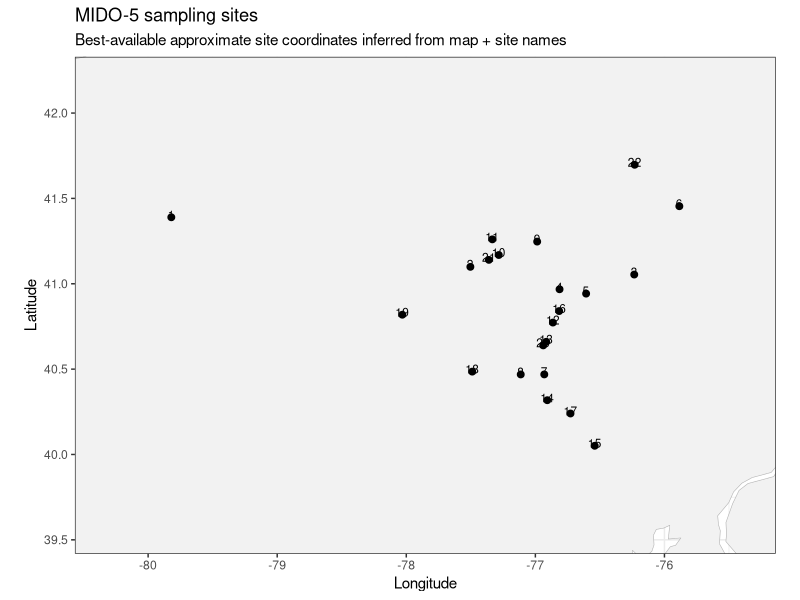
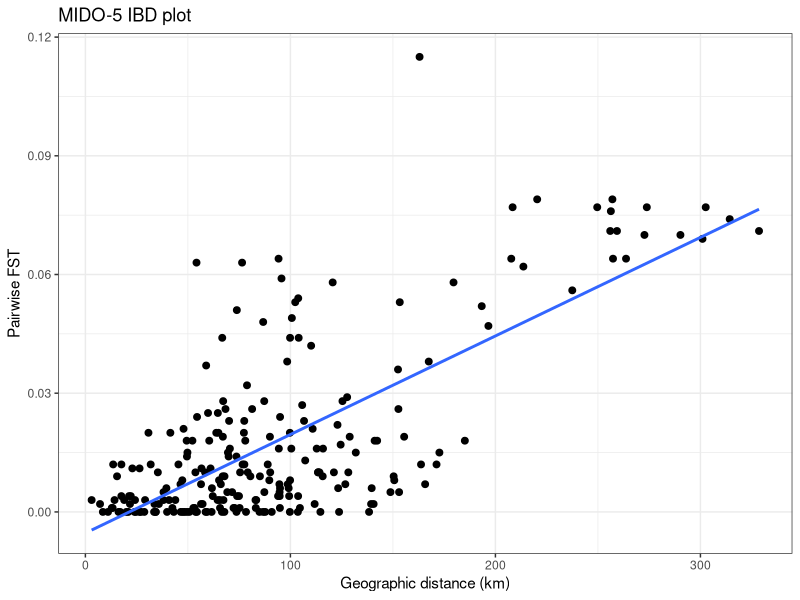

R code for these plots, in order: (Note: this script raises an error after producing the figures.)
# ============================================================
# MIDO-5 | Smallmouth Bass
# Micropterus dolomieu
# Schall et al. 2017, North American Journal of Fisheries Management
# DOI: 10.1080/02755947.2017.1327902
# ============================================================
# Workflow notes
# - pairwise FST values are transcribed directly from Table 3
# - three low-N sites were excluded by the paper and are not included here:
#   WBW (n = 3), WSC (n = 16), and KC (n = 17)
# - coordinates below are best-available approximate site coordinates
#   inferred from Figure 1, Table 2 site names, and named towns / creek mouths
# - these are approximate georeferences for Objective 2 use and should not be
#   treated as exact electrofishing coordinates
# - negative FST values are set to 0
# - plots are shown in RStudio and are not saved
# ============================================================

library(ggplot2)
library(dplyr)
library(geosphere)
library(maps)

study_code <- "MIDO-5"
base_dir <- "/Users/johnmccall/Library/CloudStorage/OneDrive-TheOhioStateUniversity/Spring_2026/Landgen_DGS/DGS-Patterns-of-Fish-Diversity/DGS-Patterns-of-Fish-Diversity/Objective 2/Data"
study_dir <- file.path(base_dir, study_code)
out_dir <- file.path(study_dir, "data")

if (!dir.exists(study_dir)) dir.create(study_dir, recursive = TRUE, showWarnings = FALSE)
if (!dir.exists(out_dir)) dir.create(out_dir, recursive = TRUE, showWarnings = FALSE)
setwd(study_dir)

# -----------------------------
# 1) site key
# order follows Table 2 / Table 3 in the paper
# -----------------------------
site_key <- data.frame(
  site = 1:22,
  abbrev = c(
    "ARF","BEC","BW","CHIL","DAN","FA","HAL","JRH","LOY","PCM","PCR",
    "PEC","SMA","SRH","SRM","SSN","SW","TC","UBE","WBM","WSM","WYA"
  ),
  site_name = c(
    "Allegheny River, Franklin",
    "Bald Eagle Creek, Castanea",
    "North Branch Susquehanna River, Berwick",
    "Chillisquaque Creek",
    "North Branch Susquehanna River, Danville",
    "North Branch Susquehanna River, Falls",
    "Susquehanna River, Halifax",
    "Juniata River, Howe Township",
    "Loyalsock Creek",
    "Pine Creek Mouth",
    "Pine Creek, Ramsey",
    "Penns Creek",
    "Susquehanna River, Mahantango",
    "Susquehanna River, Harrisburg",
    "Susquehanna River, Marietta",
    "Susquehanna River, Shady Nook",
    "Swatara Creek",
    "Tuscarora Creek",
    "Upper Bald Eagle Creek",
    "West Branch Mahantango Creek",
    "West Branch Susquehanna River, McElhattan",
    "Wyalusing Creek"
  ),
  basin = c(
    "Out of basin",
    "West Branch",
    "Middle",
    "West Branch",
    "Middle",
    "Middle",
    "Lower",
    "Juniata",
    "West Branch",
    "West Branch",
    "West Branch",
    "Lower",
    "Lower",
    "Lower",
    "Lower",
    "Lower",
    "Lower",
    "Juniata",
    "West Branch",
    "Lower",
    "West Branch",
    "Middle"
  ),
  stringsAsFactors = FALSE
)

# -----------------------------
# 2) approximate site coordinates
# best-available estimates from Figure 1 + named localities / creek mouths
# -----------------------------
site_lookup <- data.frame(
  site = site_key$site,
  abbrev = site_key$abbrev,
  site_name = site_key$site_name,
  lat = c(
    41.3895000,
    41.0990995,
    41.0540000,
    40.9677589,
    40.9422223,
    41.4542578,
    40.4690000,
    40.4687949,
    41.2470000,
    41.1684111,
    41.2601184,
    40.7727400,
    40.6600000,
    40.3178920,
    40.0508468,
    40.8400268,
    40.2400414,
    40.4853123,
    40.8186924,
    40.6389700,
    41.1400000,
    41.6970200
  ),
  lon = c(
    -79.8203300,
    -77.5035821,
    -76.2340000,
    -76.8127626,
    -76.6068199,
    -75.8846376,
    -76.9310000,
    -77.1133561,
    -76.9860000,
    -77.2835185,
    -77.3334812,
    -76.8642670,
    -76.9160000,
    -76.9077303,
    -76.5402070,
    -76.8157738,
    -76.7278286,
    -77.4889675,
    -78.0306650,
    -76.9391400,
    -77.3600000,
    -76.2307700
  ),
  stringsAsFactors = FALSE
)

MIDO_5_coords <- site_lookup %>%
  select(site, lat, lon)

# -----------------------------
# 3) pairwise FST matrix
# lower diagonal transcribed from Table 3
# then mirrored to upper triangle
# -----------------------------
fill_row <- function(mat, row, vals) {
  stopifnot(length(vals) == row - 1)
  mat[row, seq_along(vals)] <- vals
  mat
}

MIDO_5_fst <- matrix(0, nrow = 22, ncol = 22)

MIDO_5_fst <- fill_row(MIDO_5_fst,  2, c(0.047))
MIDO_5_fst <- fill_row(MIDO_5_fst,  3, c(0.077, 0.023))
MIDO_5_fst <- fill_row(MIDO_5_fst,  4, c(0.076, 0.025, 0.000))
MIDO_5_fst <- fill_row(MIDO_5_fst,  5, c(0.077, 0.020, 0.002, 0.004))
MIDO_5_fst <- fill_row(MIDO_5_fst,  6, c(0.071, 0.018, 0.001, 0.005, 0.001))
MIDO_5_fst <- fill_row(MIDO_5_fst,  7, c(0.064, 0.009, 0.000, 0.002, 0.000, 0.002))
MIDO_5_fst <- fill_row(MIDO_5_fst,  8, c(0.077, 0.023, 0.007, 0.011, 0.009, 0.008, 0.009))
MIDO_5_fst <- fill_row(MIDO_5_fst,  9, c(0.056, 0.007, 0.000, 0.000, 0.000, 0.001, 0.000, 0.005))
MIDO_5_fst <- fill_row(MIDO_5_fst, 10, c(0.062, 0.000, 0.012, 0.012, 0.004, 0.010, 0.003, 0.010, 0.000))
MIDO_5_fst <- fill_row(MIDO_5_fst, 11, c(0.077, 0.011, 0.024, 0.024, 0.016, 0.022, 0.016, 0.019, 0.003, 0.000))
MIDO_5_fst <- fill_row(MIDO_5_fst, 12, c(0.064, 0.020, 0.000, 0.004, 0.000, 0.002, 0.000, 0.000, 0.000, 0.007, 0.019))
MIDO_5_fst <- fill_row(MIDO_5_fst, 13, c(0.079, 0.015, 0.001, 0.010, 0.003, 0.000, 0.004, 0.000, 0.003, 0.003, 0.010, 0.001))
MIDO_5_fst <- fill_row(MIDO_5_fst, 14, c(0.070, 0.016, 0.000, 0.001, 0.004, 0.005, 0.000, 0.003, 0.000, 0.008, 0.021, 0.000, 0.003))
MIDO_5_fst <- fill_row(MIDO_5_fst, 15, c(0.074, 0.018, 0.000, 0.001, 0.004, 0.007, 0.002, 0.003, 0.000, 0.002, 0.009, 0.000, 0.004, 0.000))
MIDO_5_fst <- fill_row(MIDO_5_fst, 16, c(0.071, 0.025, 0.000, 0.003, 0.000, 0.004, 0.001, 0.000, 0.000, 0.010, 0.020, 0.000, 0.002, 0.000, 0.000))
MIDO_5_fst <- fill_row(MIDO_5_fst, 17, c(0.070, 0.016, 0.020, 0.026, 0.032, 0.026, 0.020, 0.020, 0.010, 0.010, 0.017, 0.018, 0.018, 0.012, 0.011, 0.028))
MIDO_5_fst <- fill_row(MIDO_5_fst, 18, c(0.079, 0.026, 0.006, 0.000, 0.010, 0.015, 0.008, 0.012, 0.004, 0.018, 0.028, 0.006, 0.018, 0.001, 0.004, 0.005, 0.023))
MIDO_5_fst <- fill_row(MIDO_5_fst, 19, c(0.115, 0.063, 0.053, 0.054, 0.058, 0.052, 0.049, 0.048, 0.044, 0.051, 0.063, 0.038, 0.059, 0.042, 0.036, 0.053, 0.029, 0.037))
MIDO_5_fst <- fill_row(MIDO_5_fst, 20, c(0.071, 0.014, 0.001, 0.005, 0.003, 0.007, 0.003, 0.000, 0.000, 0.001, 0.012, 0.000, 0.003, 0.002, 0.000, 0.000, 0.021, 0.014, 0.064))
MIDO_5_fst <- fill_row(MIDO_5_fst, 21, c(0.064, 0.001, 0.006, 0.015, 0.009, 0.010, 0.003, 0.012, 0.000, 0.002, 0.012, 0.010, 0.008, 0.006, 0.006, 0.011, 0.010, 0.014, 0.044, 0.007))
MIDO_5_fst <- fill_row(MIDO_5_fst, 22, c(0.069, 0.028, 0.005, 0.007, 0.008, 0.006, 0.005, 0.019, 0.009, 0.027, 0.044, 0.009, 0.019, 0.012, 0.018, 0.013, 0.038, 0.012, 0.058, 0.015, 0.016))

MIDO_5_fst[upper.tri(MIDO_5_fst)] <- t(MIDO_5_fst)[upper.tri(MIDO_5_fst)]
diag(MIDO_5_fst) <- 0
MIDO_5_fst[MIDO_5_fst < 0] <- 0

rownames(MIDO_5_fst) <- as.character(site_key$site)
colnames(MIDO_5_fst) <- as.character(site_key$site)

stopifnot(isTRUE(all.equal(MIDO_5_fst, t(MIDO_5_fst))))

# -----------------------------
# 4) map plot
# include US and Canada and zoom to point extent
# -----------------------------
world_df <- map_data("world") %>%
  filter(region %in% c("USA", "Canada"))

x_pad <- max(0.5, diff(range(site_lookup$lon)) * 0.12)
y_pad <- max(0.5, diff(range(site_lookup$lat)) * 0.12)

p_map <- ggplot() +
  geom_polygon(
    data = world_df,
    aes(x = long, y = lat, group = group),
    fill = "grey95",
    color = "grey70",
    linewidth = 0.2
  ) +
  geom_point(
    data = site_lookup,
    aes(x = lon, y = lat),
    size = 2
  ) +
  geom_text(
    data = site_lookup,
    aes(x = lon, y = lat, label = site),
    nudge_y = y_pad * 0.03,
    size = 3
  ) +
  coord_quickmap(
    xlim = c(min(site_lookup$lon) - x_pad, max(site_lookup$lon) + x_pad),
    ylim = c(min(site_lookup$lat) - y_pad, max(site_lookup$lat) + y_pad)
  ) +
  labs(
    x = "Longitude",
    y = "Latitude",
    title = "MIDO-5 sampling sites",
    subtitle = "Best-available approximate site coordinates inferred from map + site names"
  ) +
  theme_bw()

print(p_map)

# -----------------------------
# 5) IBD plot
# straight-line geographic distances among approximate site coordinates
# -----------------------------
geo_dist <- geosphere::distm(
  x = as.matrix(site_lookup[, c("lon", "lat")]),
  fun = geosphere::distHaversine
) / 1000

ibd_df <- data.frame(
  dist_km = geo_dist[upper.tri(geo_dist)],
  fst = MIDO_5_fst[upper.tri(MIDO_5_fst)]
)

p_ibd <- ggplot(ibd_df, aes(x = dist_km, y = fst)) +
  geom_point(size = 2) +
  geom_smooth(method = "lm", se = FALSE) +
  labs(
    x = "Geographic distance (km)",
    y = "Pairwise FST",
    title = "MIDO-5 IBD plot"
  ) +
  theme_bw()

print(p_ibd)

# -----------------------------
# 6) save objects
# -----------------------------
save(
  MIDO_5_fst,
  MIDO_5_coords,
  file = file.path(out_dir, "MIDO-5.RData")
)
